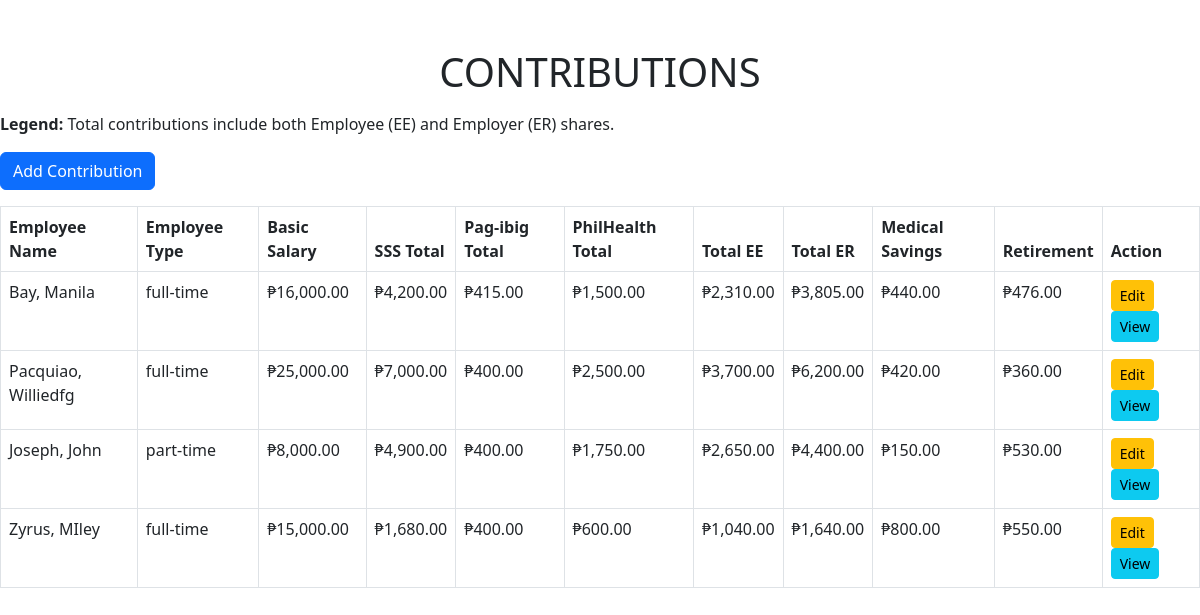
Page /manage_contributions1.php on the committed database.
### tables this page shows
CREATE TABLE `contributions` (
  `contributions_id` int(11) NOT NULL,
  `employee_id` int(11) NOT NULL,
  `sss_ee` decimal(11,0) NOT NULL,
  `pag_ibig_ee` decimal(11,0) NOT NULL,
  `philhealth_ee` decimal(11,0) NOT NULL,
  `sss_er` decimal(11,0) NOT NULL,
  `pag_ibig_er` decimal(11,0) NOT NULL,
  `philhealth_er` decimal(11,0) NOT NULL,
  `medical_savings` decimal(10,0) NOT NULL,
  `retirement` decimal(10,0) NOT NULL
);

CREATE TABLE `employees` (
  `employee_id` int(11) NOT NULL,
  `first_name` varchar(255) NOT NULL,
  `last_name` varchar(255) NOT NULL,
  `employee_type` enum('full-time','part-time') NOT NULL,
  `classification` varchar(255) NOT NULL,
  `basic_salary` decimal(10,2) NOT NULL,
  `honorarium` decimal(10,2) DEFAULT 0.00,
  `overload_rate` decimal(10,0) NOT NULL,
  `watch_reward` decimal(10,0) NOT NULL,
  `absent_lateRate` decimal(10,0) NOT NULL,
  `created_at` timestamp NOT NULL DEFAULT current_timestamp()
);

### manage_contributions1.php (the view, shortened to what this page needs)
<?php
require 'database_connection.php';
$sql = "SELECT
            c.contributions_id,
            e.employee_id,
            CONCAT(e.last_name, ', ', e.first_name) AS Name,
            e.employee_type AS Type,
            e.basic_salary AS Basic,
            c.sss_ee, c.pag_ibig_ee, c.philhealth_ee,
            c.sss_er, c.pag_ibig_er, c.philhealth_er,
            c.medical_savings, c.retirement
        FROM contributions c
        JOIN employees e ON c.employee_id = e.employee_id";
$result = $conn->query($sql);
?>
<!DOCTYPE html>
<html lang="en">
<head>
    <link href="https://cdn.jsdelivr.net/npm/bootstrap@5.3.0/dist/css/bootstrap.min.css" rel="stylesheet">
</head>
<body>
    <div class="container mt-5 mb-3 text-center">
        <h1>CONTRIBUTIONS</h1>
    </div>
    <p><strong>Legend:</strong> Total contributions include both Employee (EE) and Employer (ER) shares.</p>
    <a href="manage_contributions_add.php" class="btn btn-primary mb-3">Add Contribution</a>
    <div id="contributions-table">
        <table class="table table-bordered">
            <thead>
                <tr>
                    <th>Employee Name</th>
                    <th>Employee Type</th>
                    <th>Basic Salary</th>
                    <th>SSS Total</th>
                    <th>Pag-ibig Total</th>
                    <th>PhilHealth Total</th>
                    <th>Total EE</th>
                    <th>Total ER</th>
                    <th>Medical Savings</th>
                    <th>Retirement</th>
                    <th>Action</th>
                </tr>
            </thead>
            <tbody>
                <?php
                if ($result->num_rows > 0) {
                    while ($row = $result->fetch_assoc()) {
                        $sss_total = $row['sss_ee'] + $row['sss_er'];
                        $pagibig_total = $row['pag_ibig_ee'] + $row['pag_ibig_er'];
                        $philhealth_total = $row['philhealth_ee'] + $row['philhealth_er'];
                        $total_ee = $row['sss_ee'] + $row['pag_ibig_ee'] + $row['philhealth_ee'];
                        $total_er = $row['sss_er'] + $row['pag_ibig_er'] + $row['philhealth_er'];
                        $medical_savings = $row['medical_savings'];
                        $retirement = $row['retirement'];
                        echo "<tr>
                    <td>{$row['Name']}</td>
                    <td>{$row['Type']}</td>
                    <td>₱" . number_format($row['Basic'], 2) . "</td>
                    <td>₱" . number_format($sss_total, 2) . "</td>
                    <td>₱" . number_format($pagibig_total, 2) . "</td>
                    <td>₱" . number_format($philhealth_total, 2) . "</td>
                    <td>₱" . number_format($total_ee, 2) . "</td>
                    <td>₱" . number_format($total_er, 2) . "</td>
                    <td>₱" . number_format($medical_savings, 2) . "</td>
                    <td>₱" . number_format($retirement, 2) . "</td>
                    <td>
                        <a href='manage_contributions_edit.php?id={$row['contributions_id']}' class='btn btn-warning btn-sm'>Edit</a>
                        <button class='btn btn-info btn-sm' data-bs-toggle='modal' data-bs-target='#viewModal'
                            onclick='loadModal({$row['contributions_id']})'>View</button>
                    </td>
                </tr>";
                    }
                } else {
                    echo "<tr><td colspan='11'>No data found</td></tr>";
                }
                ?>
            </tbody>
        </table>
    </div>
</body>
</html>

### rows in the picture
contributions: Name "Bay, Manila", employee.employee_type "full-time", employee.basic_salary "16,000.00", sss_total "4,200.00", pagibig_total "415.00", philhealth_total "1,500.00", total_ee "2,310.00", total_er "3,805.00", medical_savings "440.00", retirement "476.00"
contributions: Name "Pacquiao, Williedfg", employee.employee_type "full-time", employee.basic_salary "25,000.00", sss_total "7,000.00", pagibig_total "400.00", philhealth_total "2,500.00", total_ee "3,700.00", total_er "6,200.00", medical_savings "420.00", retirement "360.00"
contributions: Name "Joseph, John", employee.employee_type "part-time", employee.basic_salary "8,000.00", sss_total "4,900.00", pagibig_total "400.00", philhealth_total "1,750.00", total_ee "2,650.00", total_er "4,400.00", medical_savings "150.00", retirement "530.00"
contributions: Name "Zyrus, MIley", employee.employee_type "full-time", employee.basic_salary "15,000.00", sss_total "1,680.00", pagibig_total "400.00", philhealth_total "600.00", total_ee "1,040.00", total_er "1,640.00", medical_savings "800.00", retirement "550.00"
